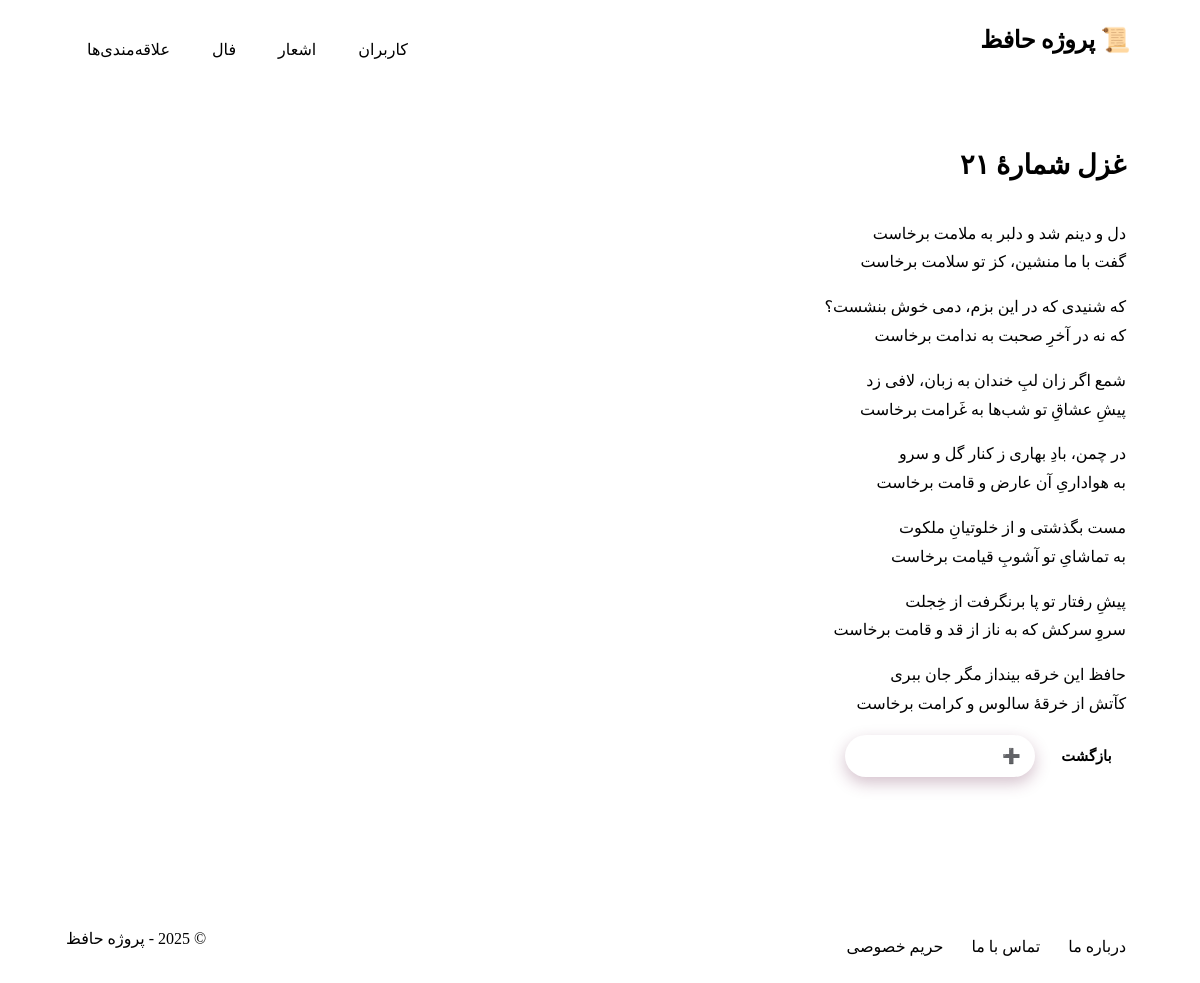
/poems/3/, run on the app's committed database.
### poems/models.py (models this page shows, shortened)
class Poems(models.Model):
    title = models.CharField( max_length=50)
    poem_text = models.TextField(max_length=1000)

### poems/views.py (the view)
# urls.py: path("poems/<int:pk>/", views.poem_detail, name="poem_detail"),
def poem_detail(request, pk):
    poem = get_object_or_404(Poems, pk=pk)
    return render(request, "poems/poem_detail.html", {
        "poem": poem,
    })

### templates/poems/poem_detail.html (shortened to what this page needs)
{% extends "base.html" %}
{% load static %}
{% block content %}
<div class="c-card c-card--accent">
  <h2 class="c-card__title">{{ poem.title }}</h2>
  <div class="c-card__body">
    <div class="poem-text">{{ poem.poem_text|linebreaks }}</div>
    <div class="btn-group u-mt-3">
      <a href="{% url 'poems' %}" class="btn btn--sm btn--outline">بازگشت</a>
      {% if is_favorite %}
        <a href="{% url 'remove_from_favorites' poem.id %}" class="btn btn--sm btn--danger">❌ حذف از علاقه‌مندی‌ها</a>
      {% else %}
        <a href="{% url 'add_to_favorites' poem.id %}" class="btn btn--sm btn--primary">➕ افزودن به علاقه‌مندی‌ها</a>
      {% endif %}
    </div>
  </div>
</div>
{% endblock %}

### static/css/style.css (style rules this page uses)
* { box-sizing: border-box; }
html { scroll-behavior: smooth; background-color: var(--bg); }
html, body { height: 100%; background: var(--bg); color: var(--text); font-family: var(--font-sans); line-height: 1.8; -webkit-font-smoothing: antialiased; -moz-osx-font-smoothing: grayscale; text-rendering: optimizeLegibility; direction: rtl; }
body { background-image: var(--paper-texture); background-color: var(--bg); }
a { color: var(--accent); text-decoration: none; transition: color var(--speed) ease; }
p { margin: 0 0 1rem; text-align: justify; }
h1, h2, h3 { margin: 0 0 .75rem; line-height: 1.4; font-family: var(--font-serif); }
h2 { font-size: clamp(1.25rem, 1.1rem + .8vw, 1.75rem); color: var(--primary-dark); }
.c-card { background: var(--bg-elev); border: 1px solid var(--border); border-radius: var(--radius); box-shadow: var(--shadow-paper); overflow: hidden; transition: all var(--speed) ease; position: relative; }
.c-card::before { content: ""; position: absolute; top: 0; right: 0; width: 4px; height: 100%; background: var(--secondary); border-top-right-radius: var(--radius); border-bottom-right-radius: var(--radius); }
.c-card__title { padding: 1.25rem 1.5rem .75rem; font-weight: 800; font-family: var(--font-serif); color: var(--primary); border-bottom: 1px solid var(--border); margin-bottom: 0.5rem; }
.c-card__body { padding: 1rem 1.5rem 1.5rem; }
.c-card--accent { border-color: color-mix(in oklab, var(--accent) 30%, var(--border)); box-shadow: var(--shadow-lg); }
.c-card--accent::before { background: var(--primary); }
.btn, .btn:visited { display: inline-flex; align-items: center; justify-content: center; gap: .5rem; padding: .75rem 1.25rem; border-radius: 999px; border: 1px solid var(--accent); background: var(--accent); color: #fff; font-weight: 700; cursor: pointer; transition: all var(--speed) ease; box-shadow: 0 6px 16px rgba(102, 34, 73, 0.28); font-family: var(--font-sans); position: relative; overflow: hidden; }
.btn::before { content: ""; position: absolute; top: 0; left: 0; width: 100%; height: 100%; background: rgba(255,255,255,0.1); transform: translateX(-100%); transition: transform 0.6s ease; }
.btn--outline { background: transparent; color: var(--accent); box-shadow: none; border: 2px solid var(--accent); }
.btn--sm { padding: .5rem .9rem; font-size: .92rem; }
.btn-group { display: flex; flex-wrap: wrap; gap: .75rem; }
.u-mt-3 { margin-top: .75rem !important; }
body, .c-card, .list__item, .alert, .site-header, .site-footer, input, textarea, select, table, code, pre { transition: background-color var(--speed) ease, color var(--speed) ease, border-color var(--speed) ease, box-shadow var(--speed) ease; }

### data on the page
Poems: title "غزل شمارهٔ ۲۱", poem_text "دل و دینم شد و دلبر به ملامت برخاست گفت با ما منشین، کز تو سلامت برخاست که شنیدی که در این بزم، دمی خوش بنشست؟ که نه در آخرِ صحبت به ندامت برخاست شمع اگر زان لبِ خندان به زبان، لافی زد پیشِ عشاقِ تو شب‌ها به غَرامت برخاست در چمن، بادِ بهاری ز کنار گل و سرو به هواداریِ آن عارض و قامت برخاست مست بگذشتی و از خلوتیانِ ملکوت به تماشایِ تو آشوبِ قیامت برخاست پیشِ رفتار تو پا برنگرفت از خِجلت سروِ سرکش که به ناز از قد و قامت برخاست حافظ این خرقه بینداز مگر جان ببری کآتش از خرقهٔ سالوس و کرامت برخاست"
